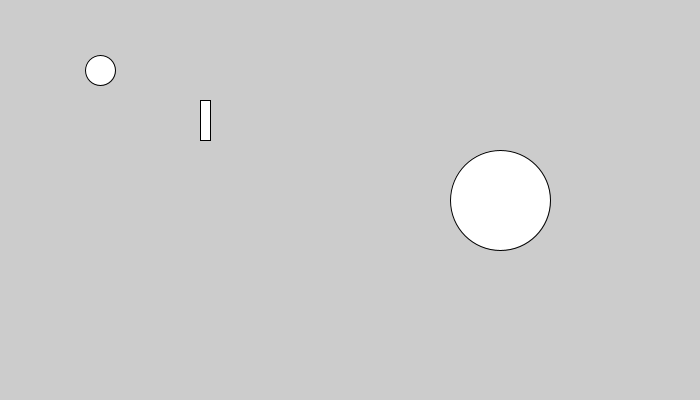
Frame 1 (no input)
Frame 60 (the mouse pressed at the canvas centre just before this capture): identical to frame 1, image omitted
Frame 120 (the mouse held since frame 60 and released just before this capture): identical to frame 1, image omitted

The Processing sketch that drew this single still picture (run headless with seeded random() and noise(); from frame 60 on, the mouse is pressed at the canvas centre):

// Processing sketch: sample1
// ── sample1.pde
void setup(){
  size(700, 400);
  ellipse(100, 70, 30, 30);
  ellipse(500, 200, 100, 100);
  rect(200, 100, 10, 40);
}
void draw(){
}
